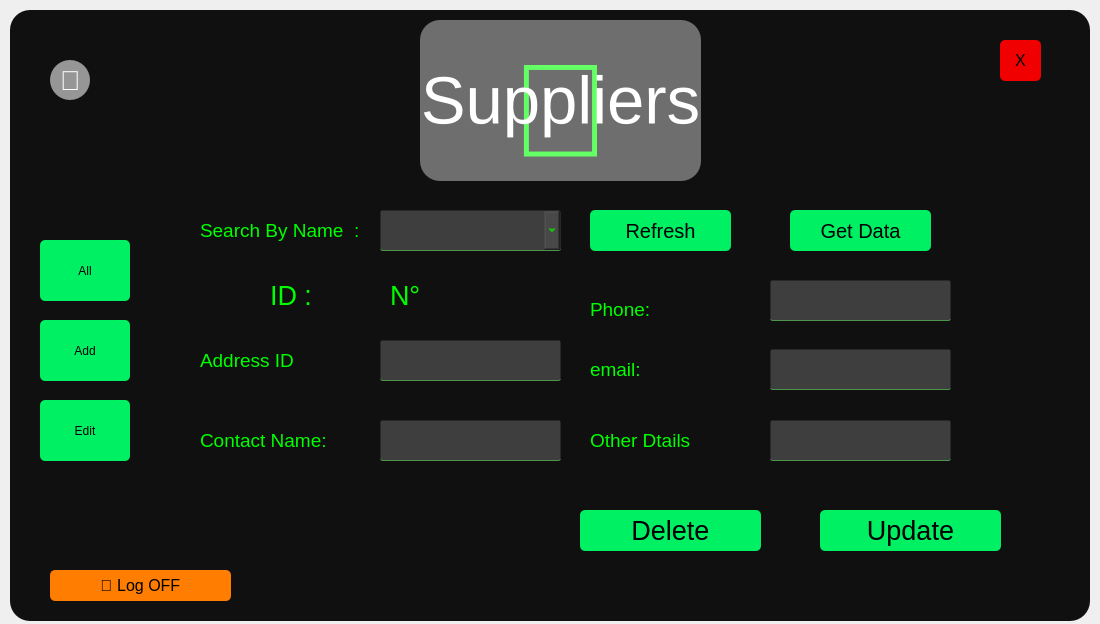
<?xml version="1.0" encoding="UTF-8"?>
<ui version="4.0">
 <class>Form</class>
 <widget class="QWidget" name="Form">
  <property name="geometry">
   <rect>
    <x>0</x>
    <y>0</y>
    <width>1100</width>
    <height>624</height>
   </rect>
  </property>
  <property name="windowTitle">
   <string>Form</string>
  </property>
  <widget class="QWidget" name="widget" native="true">
   <property name="geometry">
    <rect>
     <x>10</x>
     <y>10</y>
     <width>1080</width>
     <height>611</height>
    </rect>
   </property>
   <property name="styleSheet">
    <string notr="true">background-color:rgba(16,16,16,255);
border-radius:20px;</string>
   </property>
   <widget class="QPushButton" name="AdminPanLogOff">
    <property name="geometry">
     <rect>
      <x>40</x>
      <y>560</y>
      <width>181</width>
      <height>31</height>
     </rect>
    </property>
    <property name="font">
     <font>
      <family>Leelawadee UI</family>
      <pointsize>12</pointsize>
      <weight>50</weight>
      <bold>false</bold>
      <underline>false</underline>
      <strikeout>false</strikeout>
     </font>
    </property>
    <property name="styleSheet">
     <string notr="true">QPushButton#AdminPanLogOff{
background-color:rgba(255,125,0,255);
color:rgb(0,0,0);
border-radius:5px;
}

QPushButton#AdminPanLogOff:pressed{
background-color:rgba(255,150,0,255);
}
</string>
    </property>
    <property name="text">
     <string> Log OFF</string>
    </property>
   </widget>
   <widget class="QPushButton" name="btn_all">
    <property name="geometry">
     <rect>
      <x>30</x>
      <y>230</y>
      <width>90</width>
      <height>61</height>
     </rect>
    </property>
    <property name="styleSheet">
     <string notr="true">QPushButton#btn_all{
background-color:rgba(0,240,100,255);
color:rgb(0,0,0);
border-radius:5px;
}

QPushButton#btn_all:pressed{
background-color:rgba(0,255,150,255);
}
</string>
    </property>
    <property name="text">
     <string>All</string>
    </property>
   </widget>
   <widget class="QPushButton" name="AdminProBack">
    <property name="geometry">
     <rect>
      <x>40</x>
      <y>50</y>
      <width>40</width>
      <height>40</height>
     </rect>
    </property>
    <property name="font">
     <font>
      <family>Leelawadee UI</family>
      <pointsize>20</pointsize>
      <weight>50</weight>
      <bold>false</bold>
      <underline>false</underline>
      <strikeout>false</strikeout>
     </font>
    </property>
    <property name="styleSheet">
     <string notr="true">QPushButton#AdminProBack{
background-color:rgba(150,150,150,255);
color:rgb(255,255,255);
border-radius:20px;
}

QPushButton#AdminProBack:pressed{
background-color:rgba(200,200,200,255);
}
</string>
    </property>
    <property name="text">
     <string></string>
    </property>
   </widget>
   <widget class="QPushButton" name="btn_edit">
    <property name="geometry">
     <rect>
      <x>30</x>
      <y>390</y>
      <width>90</width>
      <height>61</height>
     </rect>
    </property>
    <property name="styleSheet">
     <string notr="true">QPushButton#btn_edit{
background-color:rgba(0,240,100,255);
color:rgb(0,0,0);
border-radius:5px;
}

QPushButton#btn_edit:pressed{
background-color:rgba(0,255,150,255);
}
</string>
    </property>
    <property name="text">
     <string>Edit</string>
    </property>
   </widget>
   <widget class="QPushButton" name="btn_add">
    <property name="geometry">
     <rect>
      <x>30</x>
      <y>310</y>
      <width>90</width>
      <height>61</height>
     </rect>
    </property>
    <property name="styleSheet">
     <string notr="true">QPushButton#btn_add{
background-color:rgba(0,240,100,255);
color:rgb(0,0,0);
border-radius:5px;
}

QPushButton#btn_add:pressed{
background-color:rgba(0,255,150,255);
}
</string>
    </property>
    <property name="text">
     <string>Add</string>
    </property>
   </widget>
   <widget class="QLabel" name="LockImage">
    <property name="geometry">
     <rect>
      <x>160</x>
      <y>10</y>
      <width>781</width>
      <height>181</height>
     </rect>
    </property>
    <property name="font">
     <font>
      <pointsize>100</pointsize>
     </font>
    </property>
    <property name="styleSheet">
     <string notr="true">color:rgba(0,255,0,255);
align:center</string>
    </property>
    <property name="text">
     <string></string>
    </property>
    <property name="alignment">
     <set>Qt::AlignCenter</set>
    </property>
   </widget>
   <widget class="QPushButton" name="btn_delete">
    <property name="geometry">
     <rect>
      <x>570</x>
      <y>500</y>
      <width>181</width>
      <height>41</height>
     </rect>
    </property>
    <property name="font">
     <font>
      <pointsize>20</pointsize>
     </font>
    </property>
    <property name="styleSheet">
     <string notr="true">QPushButton#btn_delete{
background-color:rgba(0,240,100,255);
color:rgb(0,0,0);
border-radius:5px;
}

QPushButton#btn_delete:pressed{
background-color:rgba(0,255,150,255);
}
</string>
    </property>
    <property name="text">
     <string>Delete</string>
    </property>
   </widget>
   <widget class="QPushButton" name="btn_update">
    <property name="geometry">
     <rect>
      <x>810</x>
      <y>500</y>
      <width>181</width>
      <height>41</height>
     </rect>
    </property>
    <property name="font">
     <font>
      <pointsize>20</pointsize>
     </font>
    </property>
    <property name="styleSheet">
     <string notr="true">QPushButton#btn_update{
background-color:rgba(0,240,100,255);
color:rgb(0,0,0);
border-radius:5px;
}

QPushButton#btn_update:pressed{
background-color:rgba(0,255,150,255);
}
</string>
    </property>
    <property name="text">
     <string>Update</string>
    </property>
   </widget>
   <widget class="QLabel" name="LockImage_2">
    <property name="geometry">
     <rect>
      <x>410</x>
      <y>10</y>
      <width>281</width>
      <height>161</height>
     </rect>
    </property>
    <property name="font">
     <font>
      <pointsize>50</pointsize>
     </font>
    </property>
    <property name="styleSheet">
     <string notr="true">color:rgba(255,255,255,255);
align:center;
background-color: rgba(255, 255, 255, 100);</string>
    </property>
    <property name="text">
     <string>Suppliers</string>
    </property>
    <property name="alignment">
     <set>Qt::AlignCenter</set>
    </property>
   </widget>
   <widget class="QPushButton" name="btn_refresh">
    <property name="geometry">
     <rect>
      <x>580</x>
      <y>200</y>
      <width>141</width>
      <height>41</height>
     </rect>
    </property>
    <property name="font">
     <font>
      <pointsize>15</pointsize>
     </font>
    </property>
    <property name="styleSheet">
     <string notr="true">QPushButton#btn_refresh{
background-color:rgba(0,240,100,255);
color:rgb(0,0,0);
border-radius:5px;
}

QPushButton#btn_refresh:pressed{
background-color:rgba(0,255,150,255);
}
</string>
    </property>
    <property name="text">
     <string>Refresh</string>
    </property>
   </widget>
   <widget class="QLabel" name="label_3">
    <property name="geometry">
     <rect>
      <x>580</x>
      <y>279</y>
      <width>171</width>
      <height>41</height>
     </rect>
    </property>
    <property name="font">
     <font>
      <pointsize>14</pointsize>
     </font>
    </property>
    <property name="styleSheet">
     <string notr="true">color:rgb(0, 255, 0)</string>
    </property>
    <property name="text">
     <string>Phone:</string>
    </property>
   </widget>
   <widget class="QComboBox" name="search_combo">
    <property name="geometry">
     <rect>
      <x>370</x>
      <y>200</y>
      <width>181</width>
      <height>41</height>
     </rect>
    </property>
    <property name="font">
     <font>
      <pointsize>16</pointsize>
     </font>
    </property>
    <property name="styleSheet">
     <string notr="true">QComboBox#search_combo{
background-color:rgba(75,75,75,200);
color:rgb(0,255,0);
border-radius:2px;
border:1px solid rgba(0,0,0,0);
border-bottom-color:rgba(75,150,75,255);
padding-left:10px;
padding-bottom:3px;
}
</string>
    </property>
   </widget>
   <widget class="QLineEdit" name="AdminSuppDet">
    <property name="geometry">
     <rect>
      <x>760</x>
      <y>410</y>
      <width>181</width>
      <height>41</height>
     </rect>
    </property>
    <property name="font">
     <font>
      <pointsize>16</pointsize>
     </font>
    </property>
    <property name="styleSheet">
     <string notr="true">background-color:rgba(75,75,75,200);
color:rgb(0,255,0);
border-radius:2px;
border:1px solid rgba(0,0,0,0);
border-bottom-color:rgba(75,150,75,255);
padding-left:10px;
padding-bottom:3px;</string>
    </property>
   </widget>
   <widget class="QLabel" name="label_7">
    <property name="geometry">
     <rect>
      <x>260</x>
      <y>270</y>
      <width>101</width>
      <height>31</height>
     </rect>
    </property>
    <property name="font">
     <font>
      <pointsize>20</pointsize>
     </font>
    </property>
    <property name="styleSheet">
     <string notr="true">color:rgb(0, 255, 0)</string>
    </property>
    <property name="text">
     <string>ID :</string>
    </property>
   </widget>
   <widget class="QLineEdit" name="AdminSuppPhn">
    <property name="geometry">
     <rect>
      <x>760</x>
      <y>270</y>
      <width>181</width>
      <height>41</height>
     </rect>
    </property>
    <property name="font">
     <font>
      <pointsize>16</pointsize>
     </font>
    </property>
    <property name="styleSheet">
     <string notr="true">background-color:rgba(75,75,75,200);
color:rgb(0,255,0);
border-radius:2px;
border:1px solid rgba(0,0,0,0);
border-bottom-color:rgba(75,150,75,255);
padding-left:10px;
padding-bottom:3px;</string>
    </property>
   </widget>
   <widget class="QLabel" name="id_label">
    <property name="geometry">
     <rect>
      <x>380</x>
      <y>270</y>
      <width>101</width>
      <height>31</height>
     </rect>
    </property>
    <property name="font">
     <font>
      <pointsize>20</pointsize>
     </font>
    </property>
    <property name="styleSheet">
     <string notr="true">color:rgb(0, 255, 0)</string>
    </property>
    <property name="text">
     <string>N°</string>
    </property>
   </widget>
   <widget class="QLabel" name="label_12">
    <property name="geometry">
     <rect>
      <x>580</x>
      <y>410</y>
      <width>171</width>
      <height>41</height>
     </rect>
    </property>
    <property name="font">
     <font>
      <pointsize>14</pointsize>
     </font>
    </property>
    <property name="styleSheet">
     <string notr="true">color:rgb(0, 255, 0)</string>
    </property>
    <property name="text">
     <string>Other Dtails</string>
    </property>
   </widget>
   <widget class="QLineEdit" name="AdminSuppEmail">
    <property name="geometry">
     <rect>
      <x>760</x>
      <y>339</y>
      <width>181</width>
      <height>41</height>
     </rect>
    </property>
    <property name="font">
     <font>
      <pointsize>16</pointsize>
     </font>
    </property>
    <property name="styleSheet">
     <string notr="true">background-color:rgba(75,75,75,200);
color:rgb(0,255,0);
border-radius:2px;
border:1px solid rgba(0,0,0,0);
border-bottom-color:rgba(75,150,75,255);
padding-left:10px;
padding-bottom:3px;</string>
    </property>
   </widget>
   <widget class="QLabel" name="label_8">
    <property name="geometry">
     <rect>
      <x>190</x>
      <y>200</y>
      <width>241</width>
      <height>41</height>
     </rect>
    </property>
    <property name="font">
     <font>
      <pointsize>14</pointsize>
     </font>
    </property>
    <property name="styleSheet">
     <string notr="true">color:rgb(0, 255, 0)</string>
    </property>
    <property name="text">
     <string>Search By Name  :</string>
    </property>
   </widget>
   <widget class="QLabel" name="label">
    <property name="geometry">
     <rect>
      <x>190</x>
      <y>330</y>
      <width>171</width>
      <height>41</height>
     </rect>
    </property>
    <property name="font">
     <font>
      <pointsize>14</pointsize>
     </font>
    </property>
    <property name="styleSheet">
     <string notr="true">color:rgb(0, 255, 0)</string>
    </property>
    <property name="text">
     <string>Address ID</string>
    </property>
   </widget>
   <widget class="QLineEdit" name="AdminSupplierAddressID">
    <property name="geometry">
     <rect>
      <x>370</x>
      <y>330</y>
      <width>181</width>
      <height>41</height>
     </rect>
    </property>
    <property name="font">
     <font>
      <pointsize>16</pointsize>
     </font>
    </property>
    <property name="styleSheet">
     <string notr="true">background-color:rgba(75,75,75,200);
color:rgb(0,255,0);
border-radius:2px;
border:1px solid rgba(0,0,0,0);
border-bottom-color:rgba(75,150,75,255);
padding-left:10px;
padding-bottom:3px;</string>
    </property>
   </widget>
   <widget class="QPushButton" name="btn_search">
    <property name="geometry">
     <rect>
      <x>780</x>
      <y>200</y>
      <width>141</width>
      <height>41</height>
     </rect>
    </property>
    <property name="font">
     <font>
      <pointsize>15</pointsize>
     </font>
    </property>
    <property name="styleSheet">
     <string notr="true">QPushButton#btn_search{
background-color:rgba(0,240,100,255);
color:rgb(0,0,0);
border-radius:5px;
}

QPushButton#btn_search:pressed{
background-color:rgba(0,255,150,255);
}
</string>
    </property>
    <property name="text">
     <string>Get Data</string>
    </property>
   </widget>
   <widget class="QLabel" name="label_2">
    <property name="geometry">
     <rect>
      <x>190</x>
      <y>410</y>
      <width>171</width>
      <height>41</height>
     </rect>
    </property>
    <property name="font">
     <font>
      <pointsize>14</pointsize>
     </font>
    </property>
    <property name="styleSheet">
     <string notr="true">color:rgb(0, 255, 0)</string>
    </property>
    <property name="text">
     <string>Contact Name:</string>
    </property>
   </widget>
   <widget class="QLabel" name="label_13">
    <property name="geometry">
     <rect>
      <x>580</x>
      <y>339</y>
      <width>171</width>
      <height>41</height>
     </rect>
    </property>
    <property name="font">
     <font>
      <pointsize>14</pointsize>
     </font>
    </property>
    <property name="styleSheet">
     <string notr="true">color:rgb(0, 255, 0)</string>
    </property>
    <property name="text">
     <string>email:</string>
    </property>
   </widget>
   <widget class="QLineEdit" name="AdminSuppContacName">
    <property name="geometry">
     <rect>
      <x>370</x>
      <y>410</y>
      <width>181</width>
      <height>41</height>
     </rect>
    </property>
    <property name="font">
     <font>
      <pointsize>16</pointsize>
     </font>
    </property>
    <property name="styleSheet">
     <string notr="true">background-color:rgba(75,75,75,200);
color:rgb(0,255,0);
border-radius:2px;
border:1px solid rgba(0,0,0,0);
border-bottom-color:rgba(75,150,75,255);
padding-left:10px;
padding-bottom:3px;</string>
    </property>
   </widget>
   <widget class="QPushButton" name="Close">
    <property name="geometry">
     <rect>
      <x>990</x>
      <y>30</y>
      <width>41</width>
      <height>41</height>
     </rect>
    </property>
    <property name="font">
     <font>
      <family>Leelawadee UI</family>
      <pointsize>12</pointsize>
      <weight>50</weight>
      <bold>false</bold>
      <underline>false</underline>
      <strikeout>false</strikeout>
     </font>
    </property>
    <property name="styleSheet">
     <string notr="true">QPushButton#Close{
background-color:rgba(240,0,0,255);
color:rgb(0,0,0);
border-radius:5px;
}

QPushButton#Close:pressed{
background-color:rgba(255,0,0,255);
}
</string>
    </property>
    <property name="text">
     <string>X</string>
    </property>
   </widget>
   <zorder>AdminPanLogOff</zorder>
   <zorder>btn_all</zorder>
   <zorder>AdminProBack</zorder>
   <zorder>btn_edit</zorder>
   <zorder>btn_add</zorder>
   <zorder>LockImage</zorder>
   <zorder>btn_delete</zorder>
   <zorder>btn_update</zorder>
   <zorder>LockImage_2</zorder>
   <zorder>btn_refresh</zorder>
   <zorder>label_3</zorder>
   <zorder>AdminSuppDet</zorder>
   <zorder>label_7</zorder>
   <zorder>AdminSuppPhn</zorder>
   <zorder>id_label</zorder>
   <zorder>label_12</zorder>
   <zorder>AdminSuppEmail</zorder>
   <zorder>label_8</zorder>
   <zorder>label</zorder>
   <zorder>AdminSupplierAddressID</zorder>
   <zorder>btn_search</zorder>
   <zorder>label_2</zorder>
   <zorder>label_13</zorder>
   <zorder>AdminSuppContacName</zorder>
   <zorder>search_combo</zorder>
   <zorder>Close</zorder>
  </widget>
 </widget>
 <resources/>
 <connections/>
</ui>
